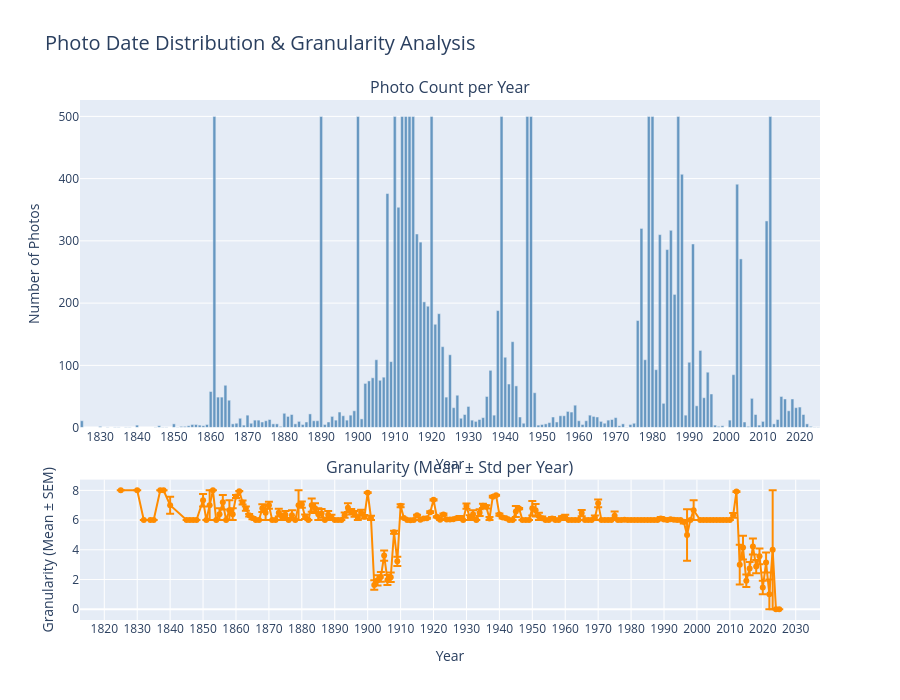

The notebook cell saved with this chart:
### Code cell
plot_year_and_granularity(df500)

### Figure 1 — Plotly figure (JSON) as saved in the notebook; plotly's stock layout.template omitted (floating-point values rounded to 4 significant figures; data arrays with more than 128 entries replaced by an {"elided": "..."} marker saying what was removed)
{"data": [{"marker": {"color": "steelblue"}, "name": "Photo Count", "opacity": 0.8, "type": "bar", "x": {"elided": "187 int values"}, "xaxis": "x", "y": {"elided": "187 int values"}, "yaxis": "y"}, {"error_y": {"array": {"elided": "187 float values"}, "color": "darkorange", "type": "data", "visible": true}, "line": {"color": "darkorange", "width": 2}, "marker": {"color": "darkorange", "size": 6}, "mode": "markers+lines", "name": "Granularity Mean", "type": "scatter", "x": {"elided": "187 int values"}, "xaxis": "x2", "y": {"elided": "187 float values"}, "yaxis": "y2"}], "layout": {"annotations": [{"font": {"size": 16}, "showarrow": false, "text": "Photo Count per Year", "x": 0.5, "xanchor": "center", "xref": "paper", "y": 1, "yanchor": "bottom", "yref": "paper"}, {"font": {"size": 16}, "showarrow": false, "text": "Granularity (Mean ± Std per Year)", "x": 0.5, "xanchor": "center", "xref": "paper", "y": 0.27, "yanchor": "bottom", "yref": "paper"}], "height": 700, "showlegend": false, "title": {"font": {"size": 20}, "text": "Photo Date Distribution & Granularity Analysis"}, "xaxis": {"anchor": "y", "domain": [0, 1], "dtick": 10, "tick0": 1820, "tickmode": "linear", "title": {"text": "Year"}}, "xaxis2": {"anchor": "y2", "domain": [0, 1], "dtick": 10, "tick0": 1820, "tickmode": "linear", "title": {"text": "Year"}}, "yaxis": {"anchor": "x", "domain": [0.37, 1], "title": {"text": "Number of Photos"}}, "yaxis2": {"anchor": "x2", "domain": [0, 0.27], "title": {"text": "Granularity (Mean ± SEM)"}}}}
